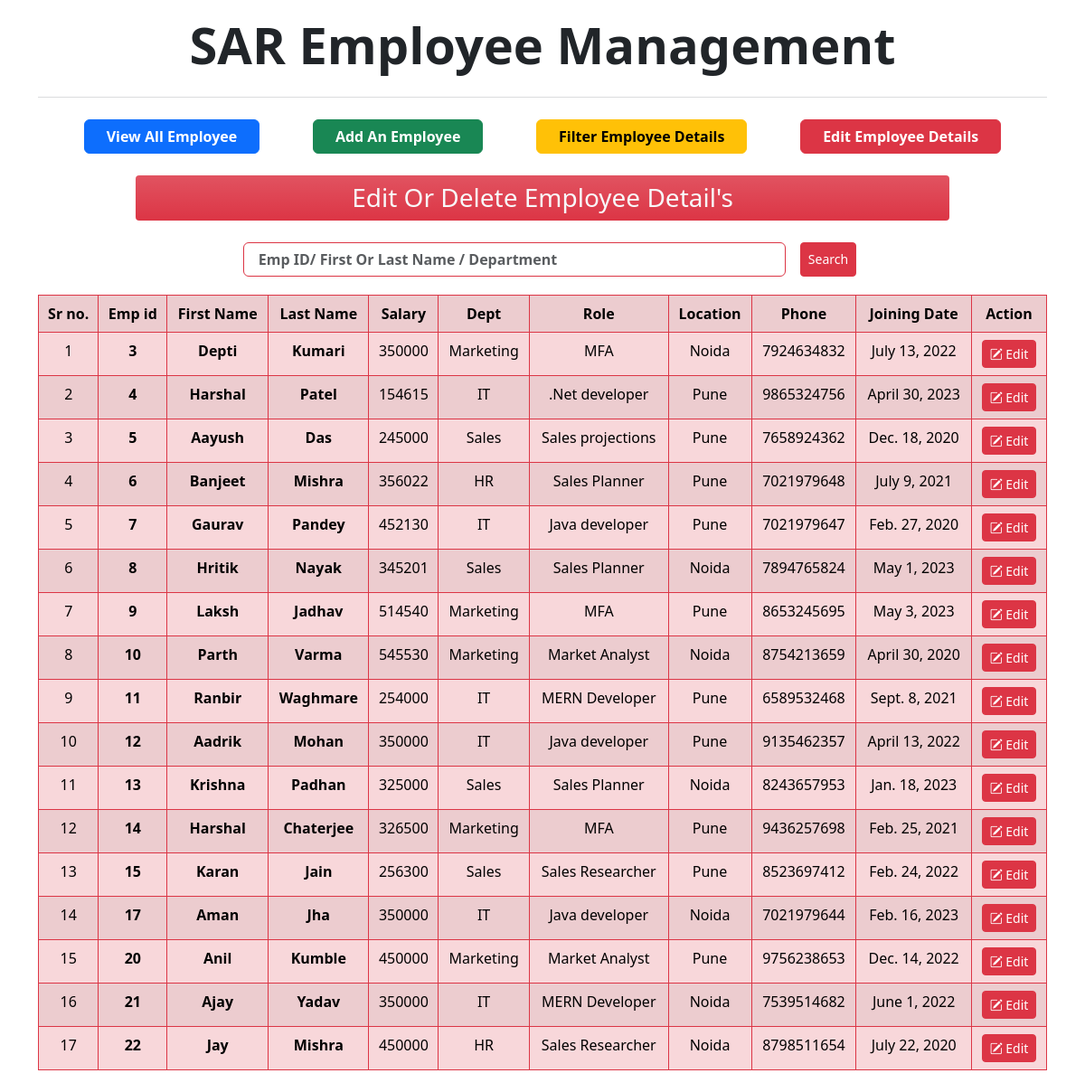
The app's page /rmEmp/ with its own data.
### empApp/models.py (models this page shows, shortened)
class Employee(models.Model):
    firstName = models.CharField(max_length=100)
    lastName = models.CharField(max_length=100)
    phone = models.IntegerField()
    salary = models.IntegerField(default=0)
    bonus = models.IntegerField(default=0)
    hireDate = models.DateField()
    dept = models.ForeignKey(Department, on_delete=models.CASCADE)
    role = models.ForeignKey(Role, on_delete=models.CASCADE)

class Department(models.Model):
    name = models.CharField(max_length=50, null=False)
    location = models.CharField(max_length=100)

class Role(models.Model):
    name = models.CharField(max_length=100, null=False)

### empApp/views.py (the view)
# urls.py: path('rmEmp/', views.rmEmp, name='rm'),
def rmEmp(request):
    emps = Employee.objects.all()
    if request.method == 'POST':
        empFilters = request.POST['empid']
        try:
            empFilters = int(empFilters)
            print(type(empFilters))
            data = emps.filter(id=empFilters)
            context = {'data': data}
        except:
            data = emps.filter(Q(firstName__icontains=empFilters) | Q(
                lastName__icontains=empFilters) | Q(dept__name__icontains=empFilters))
            context = {'data': data}
    else:
        context = {'data': emps}
    return render(request, 'rmEmp.html', context)

### empApp/templates/rmEmp.html (shortened to what this page needs)
{% extends 'base.html' %}
{% load static %}
{% block main %}
<div class="d-flex justify-content-center">
    <h3 class="my-3 p-2 bg-danger bg-gradient text-light w-75 text-center rounded-1">Edit Or Delete Employee Detail's</h3 style="--bs-bg-opacity: .5;">
</div>
<form action="{% url 'rm' %}" method="POST" class="">
    <div class="d-flex justify-content-center py-2">
      <input class="form-control w-50 px-3 mx-3 border border-danger fw-bold" type="text" name="empid" placeholder="Emp ID/ First or Last Name / Department" style="text-transform:capitalize">
      <button class="btn btn-sm btn-danger">Search</button>
    </div>
  </form>
  <div class="container-md mt-1 py-2 ">
    {% if data %}
    <table class="table table-striped text-center table-danger table-bordered border-danger">
        <tr class="">
            <th>Sr no.</th>
            <th>Emp id</th>
            <th>First Name</th>
            <th>Last Name</th>
            <th>Salary</th>
            <th>Dept</th>
            <th>Role</th>
            <th>Location</th>
            <th>Phone</th>
            <th>Joining Date</th>
            <th>Action</th>
        </tr>
        {% for dt in data %}
            <tr class="">
                <td>{{ forloop.counter }}</td>
                <td class="fw-bold">{{ dt.id }}</td>
                <td class="fw-bold">{{ dt.firstName|capfirst  }}</td>
                <td class="fw-bold">{{ dt.lastName|capfirst  }}</td>
                <td>{{ dt.salary }}</td>
                <td>{{ dt.dept.name }}</td>
                <td>{{ dt.role.name }}</td>
                <td>{{ dt.dept.location }}</td>
                <td>{{ dt.phone }}</td>
                <td>{{ dt.hireDate }}</td>
                <td><a href="{% url 'upEmp' dt.id 0 %}" data.id ><button class="btn btn-sm btn-danger "><i class="bi bi-pencil-square"></i> Edit</button></a></td>
            </tr>
        {% endfor %}
    </table>
    {% else %}
      <h3 class="text-center">Not available!</h3>
      <div class="text-center">
        <img src="{% static 'images/notFound.jpg' %}" class="rounded img-fluid h-auto w-50" alt="img" >
      </div>
    {% endif %}
  </div>
{% endblock main %}

### records on screen
Employee: id "3", firstName "Depti", lastName "Kumari", salary "350000", dept.name "Marketing", role.name "MFA", dept.location "Noida", phone "7924634832", hireDate "July 13, 2022"
Employee: id "4", firstName "Harshal", lastName "Patel", salary "154615", dept.name "IT", role.name ".Net developer", dept.location "Pune", phone "9865324756", hireDate "April 30, 2023"
Employee: id "5", firstName "Aayush", lastName "Das", salary "245000", dept.name "Sales", role.name "Sales projections", dept.location "Pune", phone "7658924362", hireDate "Dec. 18, 2020"
Employee: id "6", firstName "Banjeet", lastName "Mishra", salary "356022", dept.name "HR", role.name "Sales Planner", dept.location "Pune", phone "7021979648", hireDate "July 9, 2021"
Employee: id "7", firstName "Gaurav", lastName "Pandey", salary "452130", dept.name "IT", role.name "Java developer", dept.location "Pune", phone "7021979647", hireDate "Feb. 27, 2020"
Employee: id "8", firstName "Hritik", lastName "Nayak", salary "345201", dept.name "Sales", role.name "Sales Planner", dept.location "Noida", phone "7894765824", hireDate "May 1, 2023"
Employee: id "9", firstName "Laksh", lastName "Jadhav", salary "514540", dept.name "Marketing", role.name "MFA", dept.location "Pune", phone "8653245695", hireDate "May 3, 2023"
Employee: id "10", firstName "Parth", lastName "Varma", salary "545530", dept.name "Marketing", role.name "Market Analyst", dept.location "Noida", phone "8754213659", hireDate "April 30, 2020"
Employee: id "11", firstName "Ranbir", lastName "Waghmare", salary "254000", dept.name "IT", role.name "MERN Developer", dept.location "Pune", phone "6589532468", hireDate "Sept. 8, 2021"
Employee: id "12", firstName "Aadrik", lastName "Mohan", salary "350000", dept.name "IT", role.name "Java developer", dept.location "Pune", phone "9135462357", hireDate "April 13, 2022"
Employee: id "13", firstName "Krishna", lastName "Padhan", salary "325000", dept.name "Sales", role.name "Sales Planner", dept.location "Noida", phone "8243657953", hireDate "Jan. 18, 2023"
Employee: id "14", firstName "Harshal", lastName "Chaterjee", salary "326500", dept.name "Marketing", role.name "MFA", dept.location "Pune", phone "9436257698", hireDate "Feb. 25, 2021"
Employee: id "15", firstName "Karan", lastName "Jain", salary "256300", dept.name "Sales", role.name "Sales Researcher", dept.location "Pune", phone "8523697412", hireDate "Feb. 24, 2022"
Employee: id "17", firstName "Aman", lastName "Jha", salary "350000", dept.name "IT", role.name "Java developer", dept.location "Noida", phone "7021979644", hireDate "Feb. 16, 2023"
Employee: id "20", firstName "Anil", lastName "Kumble", salary "450000", dept.name "Marketing", role.name "Market Analyst", dept.location "Pune", phone "9756238653", hireDate "Dec. 14, 2022"
Employee: id "21", firstName "Ajay", lastName "Yadav", salary "350000", dept.name "IT", role.name "MERN Developer", dept.location "Noida", phone "7539514682", hireDate "June 1, 2022"
Employee: id "22", firstName "Jay", lastName "Mishra", salary "450000", dept.name "HR", role.name "Sales Researcher", dept.location "Noida", phone "8798511654", hireDate "July 22, 2020"
